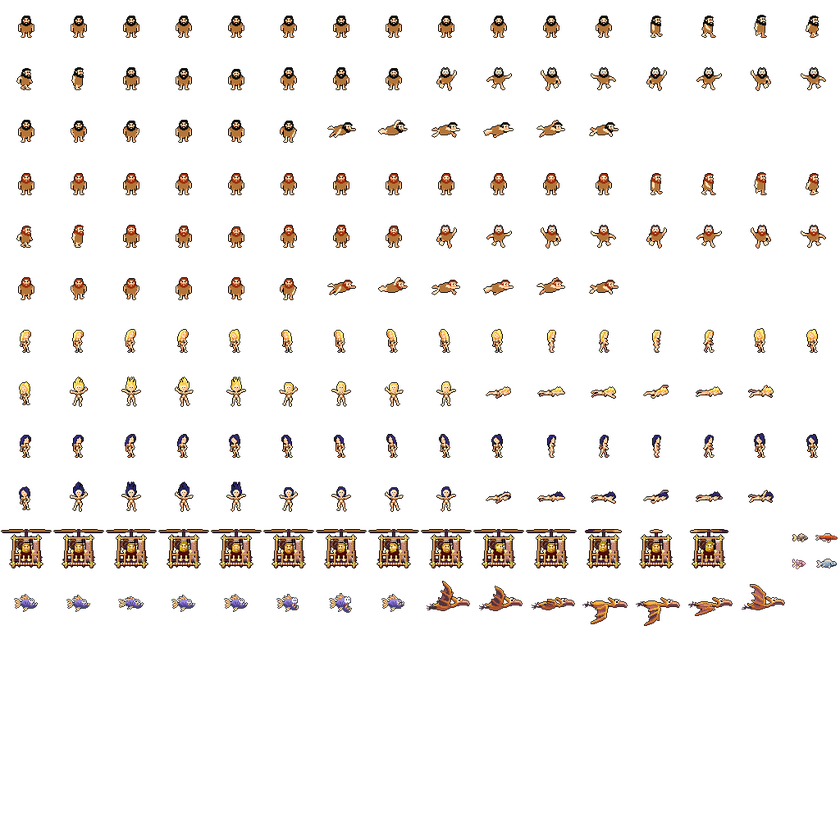
#> input picture art-resources/19_opengameart_cavemen/npc.png, 840 x 840 px, shrunk from 1024 x 1024 before the run
$ python build_prehistoric_sprites.py
#> lines starting #> are read from the running program, lines starting #| are printed output that depends on the picture
#!/usr/bin/env python3
"""Slice the OpenGameArt cavemen sheet into the three enemy behaviors plus a boss.

    python tools/build_prehistoric_sprites.py

THE SHEET. `art-resources/19_opengameart_cavemen/npc.png` is a 1024x1024 packed atlas,
not per-character sheets like packs 18/20 — but every sprite still sits on a uniform
64x64 grid (confirmed by measuring each frame's alpha bounding box: every row's content
starts a consistent ~18px from its cell's top edge, every column a consistent ~22px from
its cell's left edge, both exactly divisible by 64). Cells are NOT bottom-anchored to the
64px cell edge the way packs 18/20 are, though — there's ~18px of empty cell below each
character's feet. Cropping full 64x64 cells would leave that gap in the frame and the
sprite would visibly float above the ground in-game (`base_enemy.gd` positions every
sprite by a per-behavior Y offset tuned for bottom-anchored frames). So instead: crop each
row to the tight union bounding box of its first 6 frames' alpha (same "tightest box
containing every used frame" technique `build_cyberpunk_enemies.py`/
`build_industrial_sprites.py` use, just computed per-row here instead of per-file).

WHICH ROW BECOMES WHAT. Read from the sheet layout (row index, 0-based):
    row 0  -> dark-hair caveman, upright/walk poses   -> WALKER
    row 3  -> brown-hair caveman, upright/walk poses  -> LUNGER
    row 6  -> blonde cavewoman, upright/walk poses    -> HOPPER
    row 11, cols 8-14 -> the pterodactyl flying cycle -> BOSS (2x scale, applied in the
             SpriteFrames-consuming .tres/appearance code, not here — frames are cropped
             at native size)
Columns 0-5 of each humanoid row become the 6-frame "walk" animation; columns 0-3 become
the 4-frame "idle" animation (reusing the same poses at a slower AnimatedSprite2D speed —
this sheet has no separate idle-only poses, unlike packs 18/20; same kind of compromise
build_cyberpunk_enemies.py made elsewhere, acceptable for a jam-scope reskin).

Nothing in the source pack is touched or re-drawn — pixels are cropped, not redrawn.
"""
from __future__ import annotations

import os
import sys

try:
    from PIL import Image
except ImportError:  # pragma: no cover
    sys.exit("Pillow is required:  python -m pip install --user Pillow")

ROOT = os.path.dirname(os.path.dirname(os.path.abspath(__file__)))
SHEET = os.path.join(ROOT, "art-resources", "19_opengameart_cavemen", "npc.png")
OUT_ENEMIES = os.path.join(ROOT, "assets", "sprites", "enemies")
OUT_BOSSES = os.path.join(ROOT, "assets", "sprites", "bosses")

CELL = 64

# role -> (row, idle columns, walk columns, crop box)
# box = (left, top, right, bottom) in cell-local pixels — the tight union bbox of that
# row's first 6 frames, computed once from the sheet (see docstring).
MINION_ROLES: dict[str, dict] = {
    "walker": {"row": 0, "idle_cols": range(0, 4), "walk_cols": range(0, 6), "box": (22, 19, 42, 46)},
    "lunger": {"row": 3, "idle_cols": range(0, 4), "walk_cols": range(0, 6), "box": (22, 19, 42, 46)},
    "hopper": {"row": 6, "idle_cols": range(0, 4), "walk_cols": range(0, 6), "box": (23, 17, 38, 46)},
}

# Boss: pterodactyl flying cycle, row 11 cols 8-14 (7 frames). Used for both idle and
# walk since it's a single continuous flying cycle, not two separate poses.
BOSS_ROW = 11
BOSS_COLS = range(8, 15)
BOSS_BOX = (6, 4, 61, 59)


def cell(sheet: Image.Image, col: int, row: int, box: tuple[int, int, int, int]) -> Image.Image:
    left, top, right, bottom = box
    cell_left, cell_top = col * CELL, row * CELL
    return sheet.crop((
        cell_left + left, cell_top + top, cell_left + right, cell_top + bottom
    ))


def main() -> None:
    sheet = Image.open(SHEET).convert("RGBA")
#> sheet is the input picture: PIL image 840x840 RGBA; mean R, G, B, A 11.2, 8.3, 5.9, 19.5

    for role, spec in MINION_ROLES.items():
        out_dir = os.path.join(OUT_ENEMIES, role, "prehistoric")
        os.makedirs(out_dir, exist_ok=True)
        row = spec["row"]
        box = spec["box"]
        for i, col in enumerate(spec["idle_cols"]):
            cell(sheet, col, row, box).save(
                os.path.join(out_dir, f"{role}_idle_anim_f{i}.png")
            )
        for i, col in enumerate(spec["walk_cols"]):
            cell(sheet, col, row, box).save(
                os.path.join(out_dir, f"{role}_run_anim_f{i}.png")
            )
        print(f"{role} <- row {row}  ({len(spec['idle_cols'])} idle, {len(spec['walk_cols'])} walk)")
#> this loop made 3 passes
#> pass 1, in main, `cell(sheet, col, row, box).save( os.path.join(out_dir, f"{role}_idle_a..`:
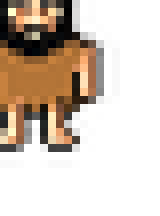
#> saved as walker_idle_anim_f0.png: PIL image 20x27 RGBA (shown 8 times larger); mean R, G, B, A 47.5, 34.6, 21.9, 89.5; transparent parts drawn white
#> pass 1, in main, `cell(sheet, col, row, box).save( os.path.join(out_dir, f"{role}_idle_a..`:
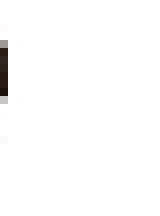
#> saved as walker_idle_anim_f1.png: PIL image 20x27 RGBA (shown 8 times larger); mean R, G, B, A 0.6, 0.3, 0.2, 3; transparent parts drawn white
#> pass 1, in main, `cell(sheet, col, row, box).save( os.path.join(out_dir, f"{role}_idle_a..`:
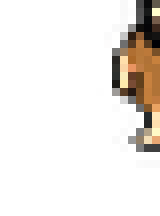
#> saved as walker_idle_anim_f3.png: PIL image 20x27 RGBA (shown 8 times larger); mean R, G, B, A 18.2, 13.8, 9.2, 34.5; transparent parts drawn white

    out_dir = os.path.join(OUT_BOSSES, "prehistoric")
    os.makedirs(out_dir, exist_ok=True)
    frames = [cell(sheet, col, BOSS_ROW, BOSS_BOX) for col in BOSS_COLS]
#> in cell (call 31), `return sheet.crop(( cell_left + left, cell_top + top, cell_left + righ..`: returned value: PIL image 55x55 RGBA; every value is 0
#> frames = 7 items
    for i, frame in enumerate(frames):
        frame.save(os.path.join(out_dir, f"boss_idle_anim_f{i}.png"))
#> this loop made 7 passes
    for i, frame in enumerate(frames):
        frame.save(os.path.join(out_dir, f"boss_run_anim_f{i}.png"))
    print(f"boss (pterodactyl) <- row {BOSS_ROW} cols {BOSS_COLS.start}-{BOSS_COLS.stop - 1}  ({len(frames)} frames)")
#| boss (pterodactyl) <- row 11 cols 8-14  (7 frames)


if __name__ == "__main__":
    main()
